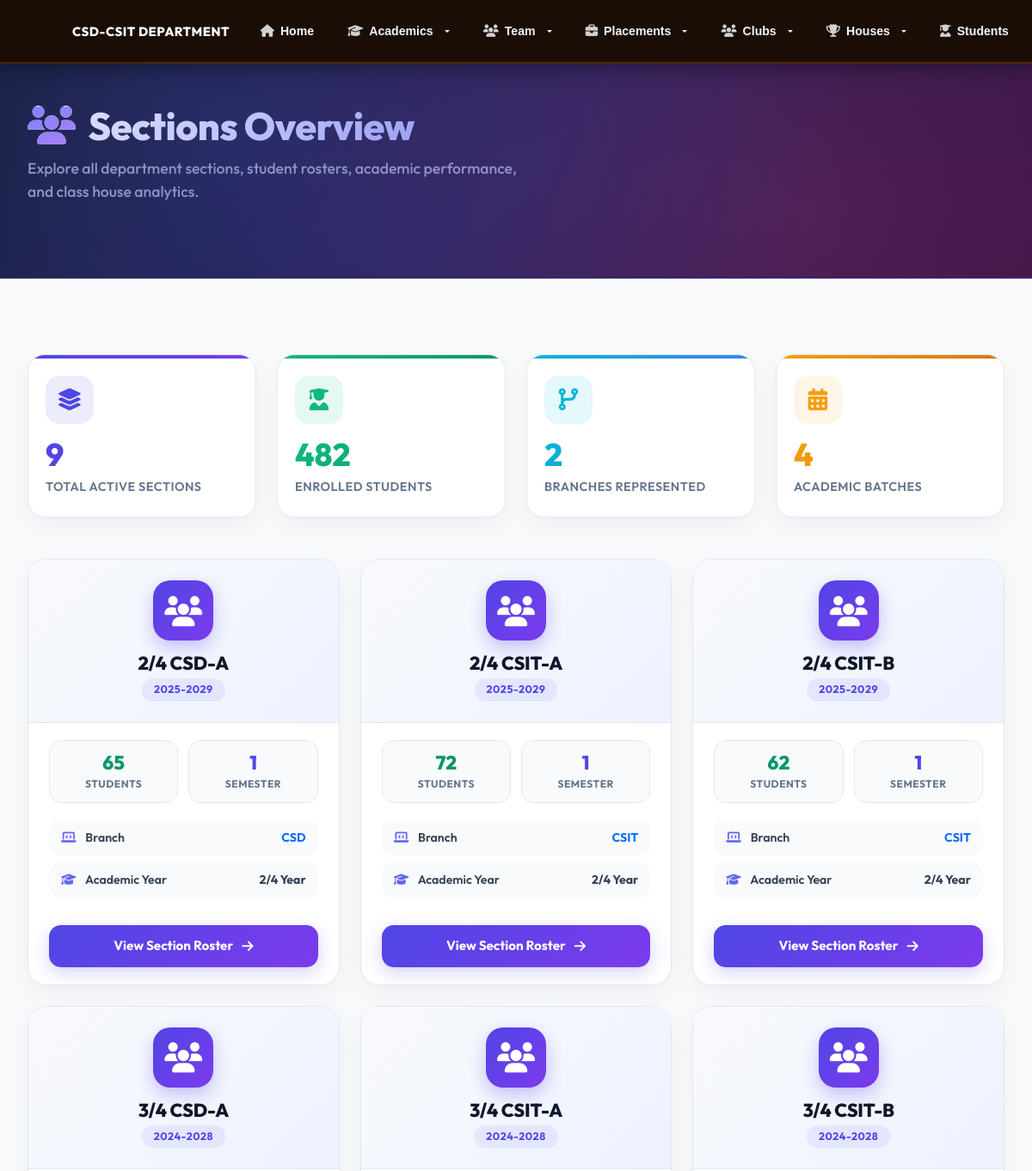
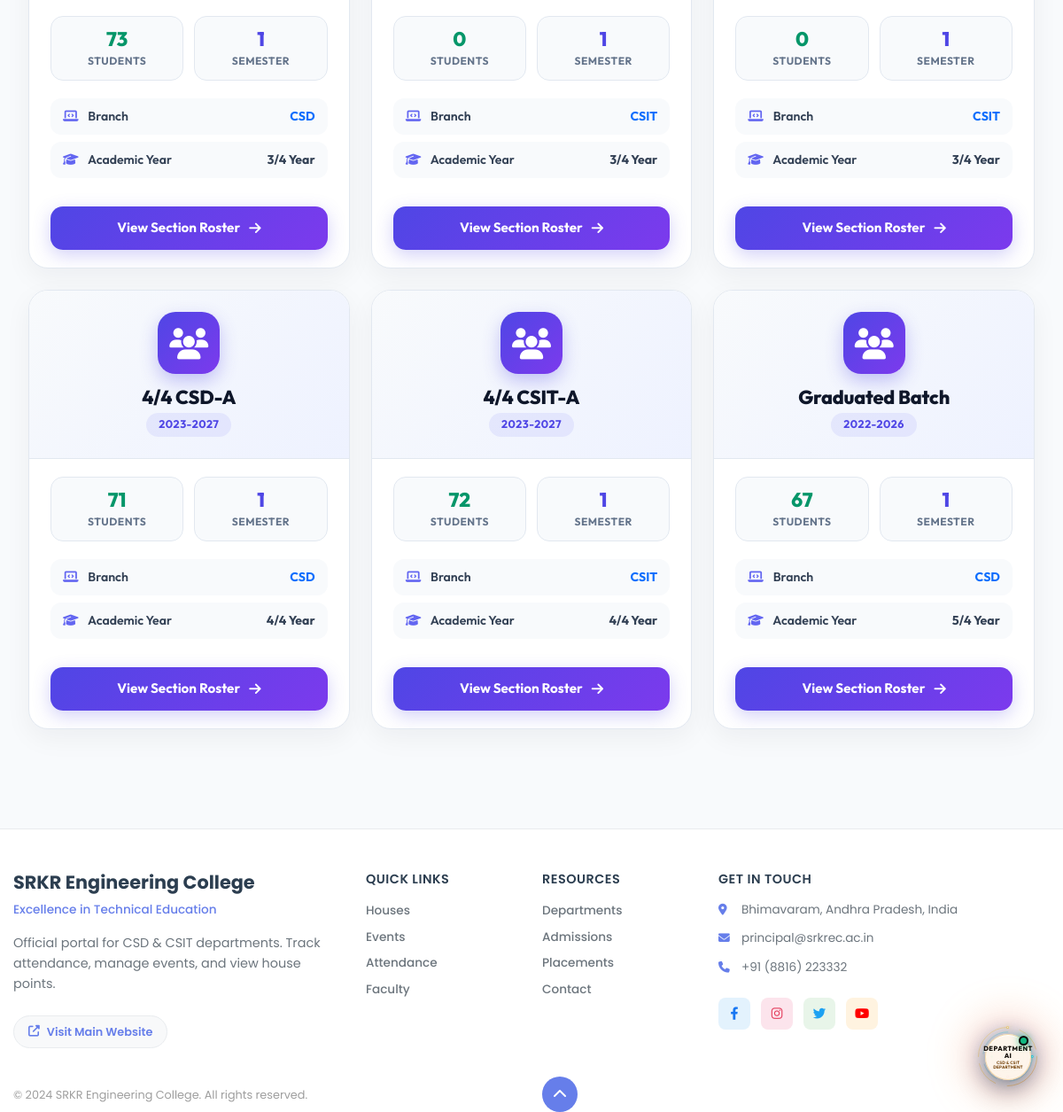
/sections_overview.php, run on the app's committed database (2 pictures, top to bottom).
### tables this page shows
CREATE TABLE `classes` (
  `class_id` int(11) NOT NULL,
  `academic_year` varchar(20) NOT NULL,
  `year` tinyint(1) NOT NULL,
  `semester` tinyint(1) NOT NULL,
  `branch` varchar(50) NOT NULL,
  `section` varchar(10) NOT NULL,
  PRIMARY KEY (`class_id`),
  UNIQUE KEY `uk_class_unique` (`academic_year`,`year`,`branch`,`section`,`semester`)
);

### db_migration_helper.php (called while the page is built, shortened)
<?php
class DatabaseMigrationHelper {
    private $conn;
    public function __construct($connection) {
        $this->conn = $connection;
    }
    public function getAllClasses() {
        $query = "SELECT class_id, academic_year, year, semester, branch, section
                  FROM classes
                  ORDER BY year, branch, section";
        $stmt = mysqli_prepare($this->conn, $query);
        mysqli_stmt_execute($stmt);
        mysqli_stmt_bind_result($stmt, $class_id, $academic_year, $year, $semester, $branch, $section);
        $classes = [];
        while (mysqli_stmt_fetch($stmt)) {
            if ($year >= 5) {
                $display_name = 'Graduated Batch';
            } else {
                $display_name = $year . '/4 ' . $branch;
                if (!empty($section)) {
                    $display_name .= '-' . $section;
                }
            }
            $classes[$class_id] = $display_name;
        }
        return $classes;
    }
}
?>

### sections_overview.php (the view, shortened to what this page needs)
<?php
include './connect.php';
include './db_migration_helper.php';
$db_helper = new DatabaseMigrationHelper($conn);
$classes = $db_helper->getAllClasses();
$sections_data = [];
foreach ($classes as $class_id => $display_name) {
    $student_count_query = "SELECT COUNT(*) as student_count FROM students WHERE class_id = ?";
    $stmt = mysqli_prepare($conn, $student_count_query);
    mysqli_stmt_bind_param($stmt, "i", $class_id);
    mysqli_stmt_execute($stmt);
    $result = mysqli_stmt_get_result($stmt);
    $student_count = mysqli_fetch_assoc($result)['student_count'];
    $class_query = "SELECT * FROM classes WHERE class_id = ?";
    $stmt = mysqli_prepare($conn, $class_query);
    mysqli_stmt_bind_param($stmt, "i", $class_id);
    mysqli_stmt_execute($stmt);
    $class_result = mysqli_stmt_get_result($stmt);
    $class_data = mysqli_fetch_assoc($class_result);
    $sections_data[] = [
        'class_id' => $class_id,
        'display_name' => $display_name,
        'student_count' => $student_count,
        'year' => $class_data['year'],
        'branch' => $class_data['branch'],
        'section' => $class_data['section'],
        'semester' => $class_data['semester'],
        'academic_year' => $class_data['academic_year']
    ];
}
usort($sections_data, function($a, $b) {
    if ($a['year'] != $b['year']) {
        return $a['year'] - $b['year'];
    }
    if ($a['branch'] != $b['branch']) {
        return strcmp($a['branch'], $b['branch']);
    }
    return strcmp($a['section'], $b['section']);
});
?>
<!DOCTYPE html>
<html lang="en">
<head>
    <?php include "./head.php"; ?>
</head>
<body>
    <?php include "nav.php"; ?>
    <div class="sections-hero mb-5">
        <div class="full-width-container">
            <div class="row align-items-center">
                <div class="col-lg-8">
                    <h1 class="hero-title"><i class="fas fa-users"></i> Sections Overview</h1>
                    <p class="hero-subtitle">Explore all department sections, student rosters, academic performance, and class house analytics.</p>
                </div>
            </div>
        </div>
    </div>
    <div class="main-content pb-5">
        <div class="full-width-container">
            <div class="row g-4 mb-5">
                <div class="col-xl-3 col-lg-6 col-md-6">
                    <div class="stat-card-custom" style="--stat-gradient: var(--primary-gradient); --icon-bg: rgba(79, 70, 229, 0.1); --icon-color: #4f46e5;">
                        <div class="stat-icon-wrap">
                            <i class="fas fa-layer-group"></i>
                        </div>
                        <div class="stat-number"><?php echo count($sections_data); ?></div>
                        <div class="stat-label-text">Total Active Sections</div>
                    </div>
                </div>
                <div class="col-xl-3 col-lg-6 col-md-6">
                    <div class="stat-card-custom" style="--stat-gradient: var(--accent-emerald); --icon-bg: rgba(16, 185, 129, 0.1); --icon-color: #10b981;">
                        <div class="stat-icon-wrap">
                            <i class="fas fa-user-graduate"></i>
                        </div>
                        <div class="stat-number"><?php echo array_sum(array_column($sections_data, 'student_count')); ?></div>
                        <div class="stat-label-text">Enrolled Students</div>
                    </div>
                </div>
                <div class="col-xl-3 col-lg-6 col-md-6">
                    <div class="stat-card-custom" style="--stat-gradient: var(--accent-cyan); --icon-bg: rgba(6, 182, 212, 0.1); --icon-color: #06b6d4;">
                        <div class="stat-icon-wrap">
                            <i class="fas fa-code-branch"></i>
                        </div>
                        <div class="stat-number"><?php echo count(array_unique(array_column($sections_data, 'branch'))); ?></div>
                        <div class="stat-label-text">Branches Represented</div>
                    </div>
                </div>
                <div class="col-xl-3 col-lg-6 col-md-6">
                    <div class="stat-card-custom" style="--stat-gradient: var(--accent-amber); --icon-bg: rgba(245, 158, 11, 0.1); --icon-color: #f59e0b;">
                        <div class="stat-icon-wrap">
                            <i class="fas fa-calendar-alt"></i>
                        </div>
                        <div class="stat-number"><?php echo count(array_unique(array_column($sections_data, 'academic_year'))); ?></div>
                        <div class="stat-label-text">Academic Batches</div>
                    </div>
                </div>
            </div>
            <div class="row g-4">
                <?php foreach ($sections_data as $index => $section): ?>
                    <div class="col-xxl-3 col-xl-4 col-lg-4 col-md-6 col-sm-12 section-card-wrapper" style="animation-delay: <?php echo ($index * 0.06); ?>s;">
                        <div class="section-box" onclick="window.location.href='section_students.php?class_id=<?php echo $section['class_id']; ?>'">
                            <div class="section-header-banner">
                                <div class="section-avatar-circle">
                                    <i class="fas fa-users"></i>
                                </div>
                                <h3 class="section-title-text"><?php echo htmlspecialchars($section['display_name']); ?></h3>
                                <span class="section-badge-year"><?php echo htmlspecialchars($section['academic_year']); ?></span>
                            </div>
                            <div class="section-body-content">
                                <div class="metrics-pill-grid">
                                    <div class="metric-pill-box">
                                        <div class="pill-val emerald"><?php echo $section['student_count']; ?></div>
                                        <div class="pill-lbl">Students</div>
                                    </div>
                                    <div class="metric-pill-box">
                                        <div class="pill-val indigo"><?php echo htmlspecialchars($section['semester']); ?></div>
                                        <div class="pill-lbl">Semester</div>
                                    </div>
                                </div>
                                <div class="mb-4">
                                    <div class="info-row-item">
                                        <span><i class="fas fa-laptop-code"></i> Branch</span>
                                        <span class="fw-bold text-uppercase text-primary"><?php echo htmlspecialchars($section['branch']); ?></span>
                                    </div>
                                    <div class="info-row-item">
                                        <span><i class="fas fa-graduation-cap"></i> Academic Year</span>
                                        <span class="fw-bold"><?php echo htmlspecialchars($section['year']); ?>/4 Year</span>
                                    </div>
                                </div>
                                <button class="btn-view-section">
                                    <span>View Section Roster</span>
                                    <i class="fas fa-arrow-right"></i>
                                </button>
                            </div>
                        </div>
                    </div>
                <?php endforeach; ?>
            </div>
        </div>
    </div>
    <?php include "footer.php"; ?>
</body>
</html>

### data on the page
classes: display_name "2/4 CSD-A", academic_year "2025-2029", student_count "65", semester "1", branch "CSD", year "2"
classes: display_name "2/4 CSIT-A", academic_year "2025-2029", student_count "72", semester "1", branch "CSIT", year "2"
classes: display_name "2/4 CSIT-B", academic_year "2025-2029", student_count "62", semester "1", branch "CSIT", year "2"
classes: display_name "3/4 CSD-A", academic_year "2024-2028", student_count "73", semester "1", branch "CSD", year "3"
classes: display_name "3/4 CSIT-A", academic_year "2024-2028", student_count "0", semester "1", branch "CSIT", year "3"
classes: display_name "3/4 CSIT-B", academic_year "2024-2028", student_count "0", semester "1", branch "CSIT", year "3"
classes: display_name "4/4 CSD-A", academic_year "2023-2027", student_count "71", semester "1", branch "CSD", year "4"
classes: display_name "4/4 CSIT-A", academic_year "2023-2027", student_count "72", semester "1", branch "CSIT", year "4"
classes: display_name "Graduated Batch", academic_year "2022-2026", student_count "67", semester "1", branch "CSD", year "5"

### other printed values
count($sections_data) "9"
array_sum(array_column($sections_data, 'student_count')) "482"
count(array_unique(array_column($sections_data, 'branch'))) "2"
count(array_unique(array_column($sections_data, 'academic_year'))) "4"
